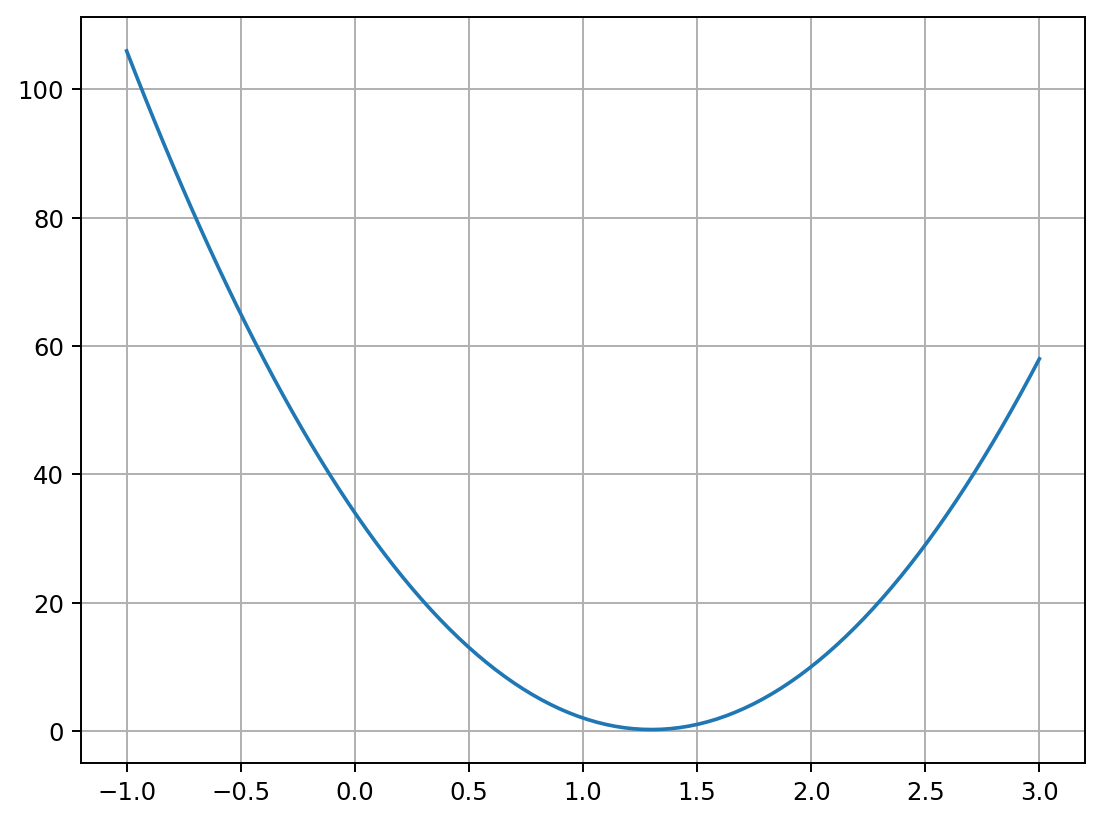

Generate this figure with Python:
#
import numpy as np
np.set_printoptions( suppress=True )
from matplotlib import pyplot as plt
plt.ion()

#
def saveFigure( fig, fileName, useFullScreen=False ):
    plt.figure( fig )
    fig.show()
    if useFullScreen: plt.get_current_fig_manager().window.showMaximized()
    plt.pause(.1)  
    plt.savefig( fileName, bbox_inches='tight', dpi=fig.dpi )

#
ws = np.linspace( -1, 3, 100 )
fig, ax = plt.subplots()
ax.plot( ws, (5 - 4 * ws )**2 + (3 - 2 * ws )**2 )
ax.grid()
plt.tight_layout()
saveFigure( fig, f"optimizingQuadraticCurve.png" )

